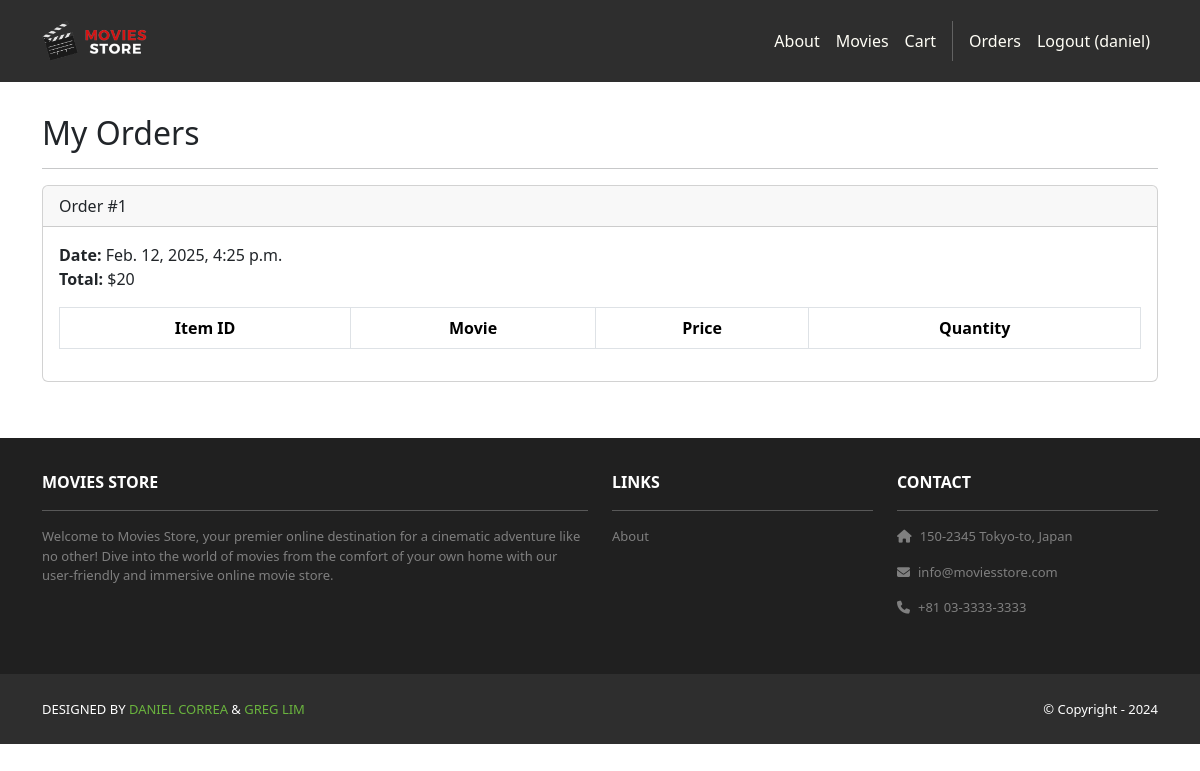
The page /accounts/orders/ (signed in) on the database its author committed.
### cart/models.py (models this page shows, shortened)
class Order(models.Model):
    id = models.AutoField(primary_key=True)
    total = models.IntegerField()
    date = models.DateTimeField(auto_now_add=True)
    user = models.ForeignKey(User,
        on_delete=models.CASCADE)

### accounts/views.py (the view)
# urls.py: path('orders/', views.orders, name='accounts.orders'),
@login_required
def orders(request):
    template_data = {}
    template_data['title'] = 'Orders'
    template_data['orders'] = request.user.order_set.all()
    return render(request, 'accounts/orders.html',
        {'template_data': template_data})

### accounts/templates/accounts/orders.html (shortened to what this page needs)
{% extends 'base.html' %}
{% block content %}
<div class="p-3">
  <div class="container">
    <div class="row mt-3">
      <div class="col mx-auto mb-3">
        <h2>My Orders</h2>
        <hr />
        {% for order in template_data.orders %}
        <div class="card mb-4">
          <div class="card-header">
            Order #{{ order.id }}
          </div>
          <div class="card-body">
            <b>Date:</b> {{ order.date }}<br />
            <b>Total:</b> ${{ order.total }}<br />
            <table class="table table-bordered
              table-striped text-center mt-3">
              <thead>
                <tr>
                  <th scope="col">Item ID</th>
                  <th scope="col">Movie</th>
                  <th scope="col">Price</th>
                  <th scope="col">Quantity</th>
                </tr>
              </thead>
            </table>
          </div>
        </div>
        {% endfor %}
      </div>
    </div>
  </div>
</div>
{% endblock content %}

### gt_movie_store/templates/base.html (shortened to what this page needs)
<!DOCTYPE html>
<html>
  {% load static %}
  <head>
    <link href="https://cdn.jsdelivr.net/npm/bootstrap@5.3.2/dist/css/bootstrap.min.css" rel="stylesheet">
    <link rel="stylesheet" href="https://cdnjs.cloudflare.com/ajax/libs/font-awesome/6.1.1/css/all.min.css">
    <link rel="stylesheet" type="text/css" href="{% static 'css/style.css' %}">
  </head>
  <body>
    <nav class="p-3 navbar navbar-dark bg-dark navbar-expand-lg">
      <div class="container">
        <a class="navbar-brand" href="{% url 'home.index' %}">
          <img src="{% static 'img/logo.png' %}" alt="logo" height="40" />
        </a>
        <div class="collapse navbar-collapse" id="navbarNavAltMarkup">
          <div class="navbar-nav ms-auto navbar-ml">
            <a class="nav-link" href="{% url 'home.about' %}">About</a>
            <a class="nav-link" href="{% url 'movies.index' %}">Movies</a>
            <a class="nav-link" href="{% url 'cart.index' %}">Cart</a>
            {% if user.is_authenticated %}
            <a class="nav-link"
              href="{% url 'accounts.orders' %}">Orders
            </a>
              <a class="nav-link" href="{% url 'accounts.logout' %}">Logout ({{ user.username }})</a>
            {% else %}
              <a class="nav-link" href="{% url 'accounts.login' %}">Login</a>
              <a class="nav-link" href="{% url 'accounts.signup' %}">Sign Up</a>
            {% endif %}
          </div>
        </div>
      </div>
    </nav>
    <div>
      {% block content %}
      {% endblock content %}
    </div>
    <section class="p-3 ms-footer d-none d-md-block">
      <div class="container">
        <div class="row mt-3 text-white">
          <div class="col-md-6 col-lg-6 col-xl-6 mx-auto mb-4">
            <b>MOVIES STORE</b>
            <hr />
            <p>
              Welcome to Movies Store, your premier online destination for a cinematic adventure like no other! Dive into the world of movies from the comfort of your own home with our user-friendly and immersive online movie store.
            </p>
          </div>
          <div class="col-md-3 col-lg-3 col-xl-3 mx-auto mb-4">
            <b>LINKS</b>
            <hr />
            <p><a class="nav-link" href="{% url 'home.about' %}">About</a></p>
          </div>
          <div class="col-md-3 col-lg-3 col-xl-3 mx-auto mb-4">
            <b>CONTACT</b>
            <hr />
            <p><i class="fas fa-home me-2"></i>150-2345 Tokyo-to, Japan</p>
            <p><i class="fas fa-envelope me-2"></i>info@moviesstore.com</p>
            <p><i class="fas fa-phone me-2"></i>+81 03-3333-3333</p>
          </div>
        </div>
      </div>
    </section>
    <section class="p-3 ms-footer-bottom bg-dark">
      <div class="container d-flex justify-content-between">
        <div class="me-5 text-white">
          <span>DESIGNED BY
            <a href="https://www.x.com/danielgarax" target="_blank">DANIEL CORREA</a> &
            <a href="https://www.x.com/greglim81" target="_blank">GREG LIM</a>
          </span>
        </div>
        <div class="text-white">
          <span>© Copyright - 2024</span>
        </div>
      </div>
    </section>
  </body>
</html>

### gt_movie_store/static/css/style.css (style rules this page uses)
.navbar a.nav-link { color: #FFFEF6 !important; }
.bg-dark { background-color: #2E2E2E !important; }
.ms-footer { background-color: #202020; }
.ms-footer p { color: #7F7F7F; font-size: 13px; }
.ms-footer-bottom span { font-size: 13px; line-height: 38px; }
.ms-footer-bottom a { color: #6ab43e; text-decoration: none; }

### rows shown on the page
Order: id "1", date "Feb. 12, 2025, 4:25 p.m.", total "20"

### other values the page prints
{{ user.username }} "daniel"
